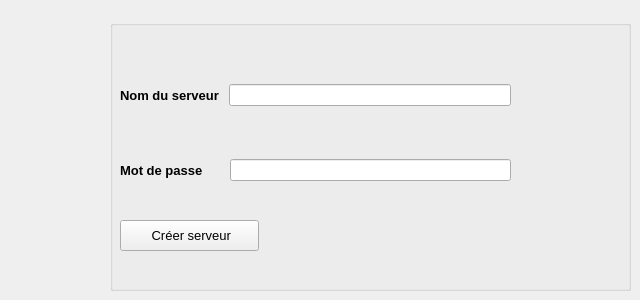
   <widget class="QWidget" name="tab">
    <attribute name="title">
     <string>Ajouter</string>
    </attribute>
    <widget class="QGroupBox" name="groupBox">
     <property name="geometry">
      <rect>
       <x>110</x>
       <y>20</y>
       <width>521</width>
       <height>271</height>
      </rect>
     </property>
     <property name="title">
      <string/>
     </property>
     <widget class="QWidget" name="horizontalLayoutWidget_3">
      <property name="geometry">
       <rect>
        <x>10</x>
        <y>40</y>
        <width>391</width>
        <height>71</height>
       </rect>
      </property>
      <layout class="QHBoxLayout" name="horizontalLayout_3">
       <item>
        <widget class="QLabel" name="label">
         <property name="font">
          <font>
           <pointsize>10</pointsize>
           <weight>75</weight>
           <bold>true</bold>
          </font>
         </property>
         <property name="text">
          <string>Nom du serveur </string>
         </property>
        </widget>
       </item>
       <item>
        <widget class="QLineEdit" name="lineEdit"/>
       </item>
      </layout>
     </widget>
     <widget class="QWidget" name="horizontalLayoutWidget_4">
      <property name="geometry">
       <rect>
        <x>10</x>
        <y>120</y>
        <width>391</width>
        <height>61</height>
       </rect>
      </property>
      <layout class="QHBoxLayout" name="horizontalLayout_4">
       <item>
        <widget class="QLabel" name="label_2">
         <property name="font">
          <font>
           <pointsize>10</pointsize>
           <weight>75</weight>
           <bold>true</bold>
          </font>
         </property>
         <property name="text">
          <string>Mot de passe      </string>
         </property>
        </widget>
       </item>
       <item>
        <widget class="QLineEdit" name="lineEdit_2">
         <property name="echoMode">
          <enum>QLineEdit::Password</enum>
         </property>
        </widget>
       </item>
      </layout>
     </widget>
     <widget class="QPushButton" name="pushButton">
      <property name="geometry">
       <rect>
        <x>10</x>
        <y>200</y>
        <width>139</width>
        <height>31</height>
       </rect>
      </property>
      <property name="font">
       <font>
        <pointsize>10</pointsize>
       </font>
      </property>
      <property name="text">
       <string> Créer serveur</string>
      </property>
      <property name="icon">
       <iconset>
        <normaloff>plus.png</normaloff>plus.png</iconset>
      </property>
     </widget>
    </widget>
   </widget>
